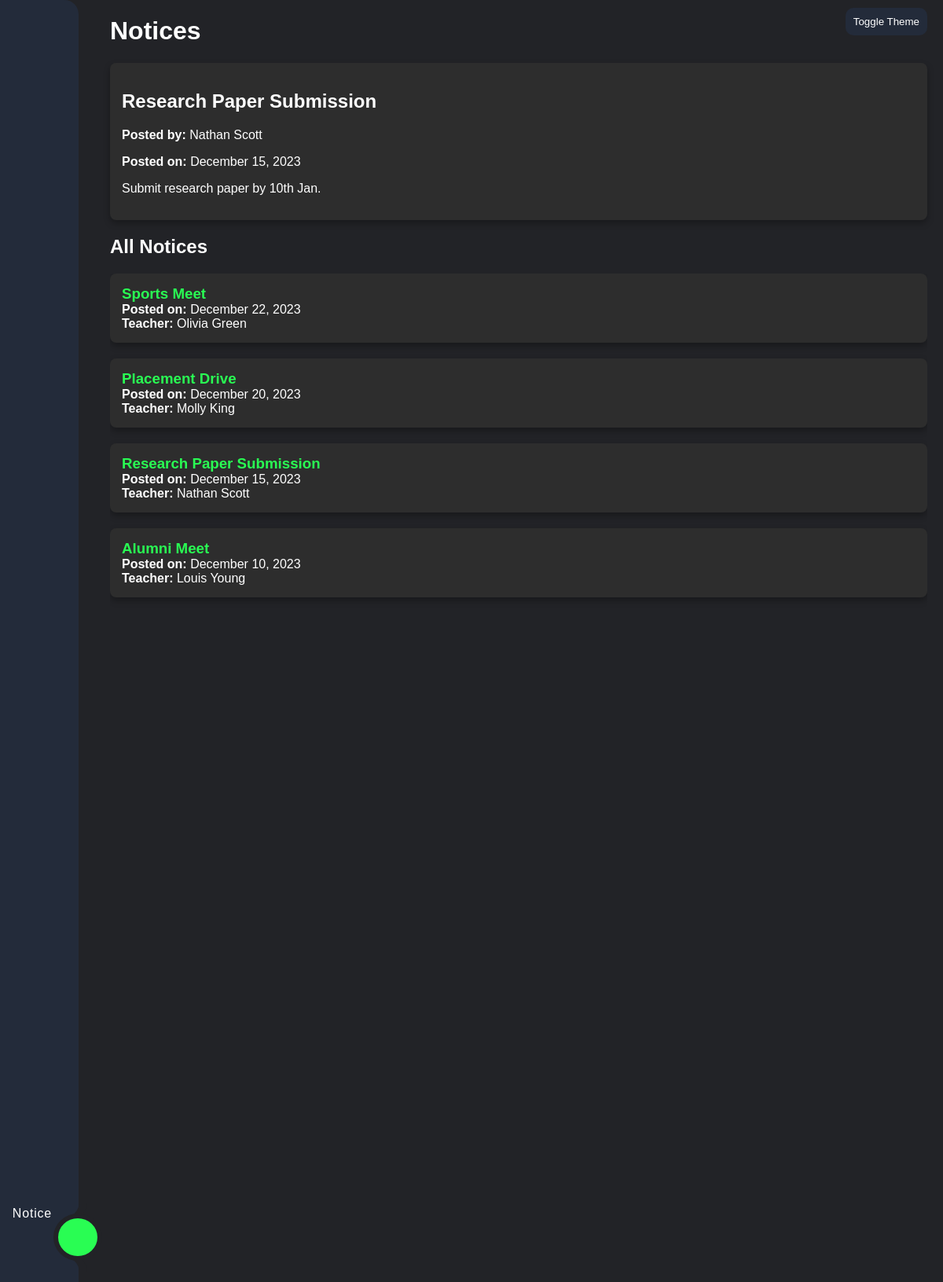
Screenshot of /PHP/Announcements.php?id=14 (signed in) with the database file from the repository.
### tables this page shows
CREATE TABLE `announcements` (
  `Announcement_ID` int(11) NOT NULL,
  `Title` varchar(100) NOT NULL,
  `Content` varchar(500) NOT NULL,
  `Posting_Date` date NOT NULL,
  `Author_ID` int(11) NOT NULL
);

CREATE TABLE `instructors` (
  `Instructor_ID` int(11) NOT NULL,
  `First_Name` varchar(50) NOT NULL,
  `Middle_Name` varchar(50) DEFAULT NULL,
  `Last_Name` varchar(50) NOT NULL,
  `Gender` enum('M','F','X') NOT NULL,
  `Contact_Info` varchar(150) DEFAULT NULL,
  `Profile_Picture` varchar(255) DEFAULT NULL,
  `Department_ID` int(11) DEFAULT NULL
);

### PHP/Announcements.php (the view, shortened to what this page needs)
<?php
include 'Connection.php';
$sql = "SELECT a.Announcement_ID, a.Title, a.Posting_Date, i.First_Name, i.Last_Name
        FROM Announcements a
        JOIN Instructors i ON a.Author_ID = i.Instructor_ID
        ORDER BY a.Posting_Date DESC";
$stmt = $pdo->prepare($sql);
$stmt->execute();
$notices = $stmt->fetchAll(PDO::FETCH_ASSOC);
$noticeID = isset($_GET['id']) ? (int) $_GET['id'] : null;
$noticeDetail = null;
if ($noticeID) {
    $sql = "SELECT a.Title, a.Content, a.Posting_Date, i.First_Name, i.Last_Name
            FROM Announcements a
            JOIN Instructors i ON a.Author_ID = i.Instructor_ID
            WHERE a.Announcement_ID = :notice_id";
    $stmt = $pdo->prepare($sql);
    $stmt->execute(['notice_id' => $noticeID]);
    $noticeDetail = $stmt->fetch(PDO::FETCH_ASSOC);
}
?>
<!DOCTYPE html>
<html lang="en">
<head>
    <link rel="stylesheet" href="../CSS/Preloader.css">
</head>
<body>
    <div class="container">
        <div class="navigation">
            <ul>
                <li class="list ">
                </li>
                <li class="list ">
                </li>
                <li class="list active">
                    <a href="../PHP/Announcements.php">
                        <span class="text">Notice</span>
                    </a>
                </li>
                <li class="list">
                </li>
                <div class="indicator"></div>
            </ul>
        </div>
        <div class="main-content">
            <header>
                <h1>Notices</h1>
                <button class="toggle-switch" id="toggle-mode">Toggle Theme</button>
            </header>
            <div id="notice-details" class="notice-detail">
                <?php if ($noticeDetail): ?>
                    <h2><?= htmlspecialchars($noticeDetail['Title']); ?></h2>
                    <p><strong>Posted by:</strong> <?= htmlspecialchars($noticeDetail['First_Name'] . ' ' . $noticeDetail['Last_Name']); ?></p>
                    <p><strong>Posted on:</strong> <?= date('F j, Y', strtotime($noticeDetail['Posting_Date'])); ?></p>
                    <p><?= nl2br(htmlspecialchars($noticeDetail['Content'])); ?></p>
                <?php endif; ?>
            </div>
            <h2>All Notices</h2>
            <div class="scrollable">
                <div class="notices-wrapper">
                    <?php foreach ($notices as $notice): ?>
                        <div class="notice-card" onclick="loadNoticeDetails(<?= $notice['Announcement_ID']; ?>)">
                            <h3><?= htmlspecialchars($notice['Title']); ?></h3>
                            <p><strong>Posted on:</strong> <?= date('F j, Y', strtotime($notice['Posting_Date'])); ?></p>
                            <p><strong>Teacher:</strong> <?= htmlspecialchars($notice['First_Name'] . ' ' . $notice['Last_Name']); ?></p>
                        </div>
                    <?php endforeach; ?>
                </div>
            </div>
        </div>
    </div>
</body>
</html>

### PHP/Announcements.php (style rules this page uses)
:root { --bg-color-dark: #222327; --bg-color-light: #d9e8e8; --text-color-dark: #ffffff; --text-color-light: #000000; --sidebar-bg-color-dark: #232B3A; --sidebar-bg-color-light: #253b42; --icons-color-dark: #ffffff; --icons-color-light: #ffffff; --icons-color-active-dark: #000000; --icons-color-active-light: #000000; --table-header-dark: #4a4a4a; --table-header-light: #dddddd; --card-bg-dark: #2d2d2d; --card-bg-light: #ffffff; --card-hover-bg-dark: #3a3a3a; --card-hover-bg-light: #f1f1f1; --shadow-dark: rgba(0, 0, 0, 0.3); --shadow-light: rgba(0, 0, 0, 0.1); }
body { font-family: Arial, sans-serif; background-color: var(--bg-color-dark); color: var(--text-color-dark); margin: 0; padding: 0; transition: background-color 0.3s, color 0.3s; opacity: 0; transition: opacity 1.5s ease-in; }
body.loaded { opacity: 1; }
.container { display: flex; height: 100vh; }
.main-content { flex-grow: 1; padding: 20px; padding-top: 0px; padding-left: 40px; overflow-y: auto; }
header { display: flex; justify-content: space-between; align-items: center; }
.toggle-switch { position: absolute; top: 10px; right: 20px; padding: 10px; background: var(--sidebar-bg-color-dark); border: none; border-radius: 10px; color: var(--text-color-dark); cursor: pointer; transition: background-color 0.3s; }
.notice-detail, .notice-card { background-color: var(--card-bg-dark); padding: 15px; border-radius: 8px; box-shadow: 0 4px 8px var(--shadow-dark); margin-bottom: 20px; transition: background-color 0.3s, box-shadow 0.3s, transform 0.3s; }
.notice-card { transform: scale(0.9); transition: 0.3 ease-in-out; opacity: 0; transform: translateY(20px); transition: opacity 0.5s ease, transform 0.5s ease; }
.notice-card.fade-in { opacity: 1; transform: translateY(0); }
.notice-card h3 { margin: 0; color: #29fd53; }
.notice-card p { margin: 0; color: var(--text-color-dark); }
.navigation { position: relative; width: 100px; height: 100vh; background: var(--sidebar-bg-color-dark); display: flex; justify-content: center; align-items: center; border-top-right-radius: 18px; border-bottom-right-radius: 18px; }
.navigation ul { display: flex; flex-direction: column; width: 68px; }
.navigation ul li { position: relative; list-style: none; width: 70px; height: 70px; z-index: 1; }
.navigation ul li a { position: relative; display: flex; flex-direction: column; justify-content: center; align-items: center; width: 100%; text-align: center; font-weight: 500; }
.navigation ul li a .text { position: absolute; color: var(--text-color-dark); font-weight: 75em; right: 30px; font-size: 1em; letter-spacing: 0.05em; transition: 0.3s; opacity: 0; transform: translateX(-20px); }
.navigation ul li.active a .text { opacity: 1; transform: translateX(-10px); }
.indicator { position: absolute; left: 68%; width: 50px; height: 48px; background: #29fd53; border-radius: 50%; border: 6px solid var(--bg-color-dark); transition: 0.3s ease; }
.indicator::before { content: ''; position: absolute; left: 13%; bottom: -45%; width: 20px; height: 20px; background: transparent; border-top-right-radius: 20px; box-shadow: 10px -1px 0 0 var(--bg-color-dark); transition: 0.3s ease; }
.indicator::after { content: ''; position: absolute; left: 13%; top: -21px; width: 20px; height: 20px; background: transparent; border-bottom-right-radius: 20px; box-shadow: 10px 1px 0 0 var(--bg-color-dark); transition: 0.3s ease; }
.navigation ul li:nth-child(3).active~.indicator { transform: translateY(calc(70px * 2)); }
.scrollable { max-height: 50vh; overflow-y: auto; }

### rows the page displays
announcements: Title "Research Paper Submission", Author_ID.Last_Name "Nathan Scott", Posting_Date "December 15, 2023", Content "Submit research paper by 10th Jan."
announcements: Title "Sports Meet", Posting_Date "December 22, 2023", Author_ID.Last_Name "Olivia Green"
announcements: Title "Placement Drive", Posting_Date "December 20, 2023", Author_ID.Last_Name "Molly King"
announcements: Title "Alumni Meet", Posting_Date "December 10, 2023", Author_ID.Last_Name "Louis Young"
